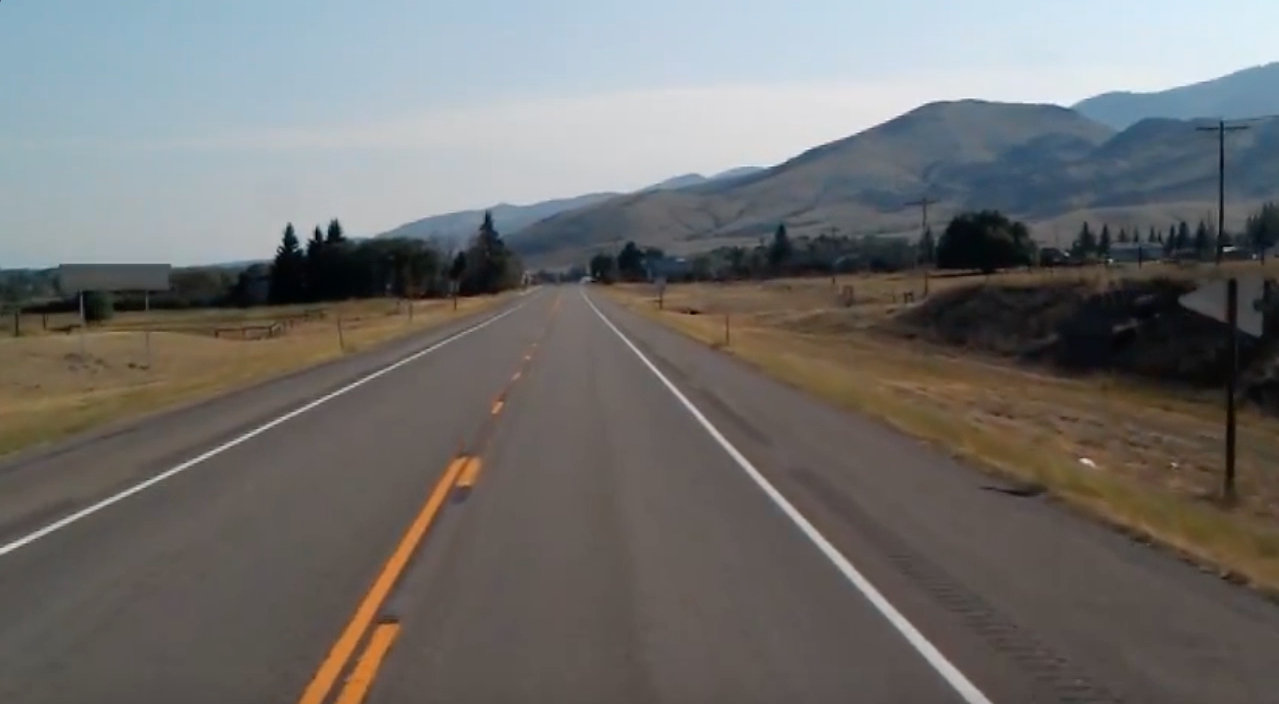
#> input picture test_image.jpg, 1279 x 704 px
$ python -i gradients.py   (imports and definitions only)   (older library calls are emulated)
#> lines starting #> are read from the running program, lines starting #| are printed output that depends on the picture; after the words box and inside, x2 and y2 are one past the last pixel; in counts of white or black regions, pixels touching at a corner belong together
import numpy as np
import cv2


def gradient_abs_value_mask(image, sobel_kernel=3, axis='x', threshold=(0, 255)):
    """
    Masks the image based on gradient absolute value.
    Parameters
    ----------
    image           : Image to mask.
    sobel_kernel    : Kernel of the Sobel gradient operation.
    axis            : Axis of the gradient, 'x' or 'y'.
    threshold       : Value threshold for it to make it to appear in the mask.
    Returns
    -------
    Image mask with 1s in activations and 0 in other pixels.
    """
    # Take the absolute value of derivative in x or y given orient = 'x' or 'y'
    if axis == 'x':
        sobel = np.absolute(cv2.Sobel(image, cv2.CV_64F, 1, 0, ksize=sobel_kernel))
    if axis == 'y':
        sobel = np.absolute(cv2.Sobel(image, cv2.CV_64F, 0, 1, ksize=sobel_kernel))
    # Scale to 8-bit (0 - 255) then convert to type = np.uint8
    sobel = np.uint8(255 * sobel / np.max(sobel))
    # Create a mask of 1's where the scaled gradient magnitude is > thresh_min and < thresh_max
    mask = np.zeros_like(sobel)
    # Return this mask as your binary_output image
    mask[(sobel >= threshold[0]) & (sobel <= threshold[1])] = 1
    return mask

def gradient_magnitude_mask(image, sobel_kernel=3, threshold=(0, 255)):
    """
    Masks the image based on gradient magnitude.
    Parameters
    ----------
    image           : Image to mask.
    sobel_kernel    : Kernel of the Sobel gradient operation.
    threshold       : Magnitude threshold for it to make it to appear in the mask.
    Returns
    -------
    Image mask with 1s in activations and 0 in other pixels.
    """
    # Take the gradient in x and y separately
    sobel_x = cv2.Sobel(image, cv2.CV_64F, 1, 0, ksize=sobel_kernel)
    sobel_y = cv2.Sobel(image, cv2.CV_64F, 0, 1, ksize=sobel_kernel)
    # Calculate the magnitude
    magnitude = np.sqrt(sobel_x ** 2 + sobel_y ** 2)
    # Scale to 8-bit (0 - 255) and convert to type = np.uint8
    magnitude = (magnitude * 255 / np.max(magnitude)).astype(np.uint8)
    # Create a binary mask where mag thresholds are met
    mask = np.zeros_like(magnitude)
    mask[(magnitude >= threshold[0]) & (magnitude <= threshold[1])] = 1
    # Return this mask as your binary_output image
    return mask

def gradient_direction_mask(image, sobel_kernel=3, threshold=(0, np.pi / 2)):
    """
    Masks the image based on gradient direction.
    Parameters
    ----------
    image           : Image to mask.
    sobel_kernel    : Kernel of the Sobel gradient operation.
    threshold       : Direction threshold for it to make it to appear in the mask.
    Returns
    -------
    Image mask with 1s in activations and 0 in other pixels.
    """
    # Take the gradient in x and y separately
    sobel_x = cv2.Sobel(image, cv2.CV_64F, 1, 0, ksize=sobel_kernel)
    sobel_y = cv2.Sobel(image, cv2.CV_64F, 0, 1, ksize=sobel_kernel)
    # Take the absolute value of the x and y gradients and calculate the direction of the gradient
    direction = np.arctan2(np.absolute(sobel_y), np.absolute(sobel_x))
    # Create a binary mask where direction thresholds are met
    mask = np.zeros_like(direction)
    # Return this mask as your binary_output image
    mask[(direction >= threshold[0]) & (direction <= threshold[1])] = 1
    return mask

def color_threshold_mask(image, threshold=(0, 255)):
    """
    Masks the image based on color intensity.
    Parameters
    ----------
    image           : Image to mask.
    threshold       : Color intensity threshold.
    Returns
    -------
    Image mask with 1s in activations and 0 in other pixels.
    """
    mask = np.zeros_like(image)
    mask[(image > threshold[0]) & (image <= threshold[1])] = 1
    return mask

def get_edges(image, separate_channels=False):
    """
    Masks the image based on a composition of edge detectors: gradient value,
    gradient magnitude, gradient direction and color.
    Parameters
    ----------
    image               : Image to mask.
    separate_channels   : Flag indicating if we need to put masks in different color channels.
    Returns
    -------
    Image mask with 1s in activations and 0 in other pixels.
    """
#> called with separate_channels = False
    # Convert to HLS color space and separate required channel
    hls = cv2.cvtColor(np.copy(image), cv2.COLOR_RGB2HLS).astype(np.float)
    s_channel = hls[:, :, 2]
    # Get a combination of all gradient thresholding masks
    gradient_x = gradient_abs_value_mask(s_channel, axis='x', sobel_kernel=3, threshold=(20, 100))
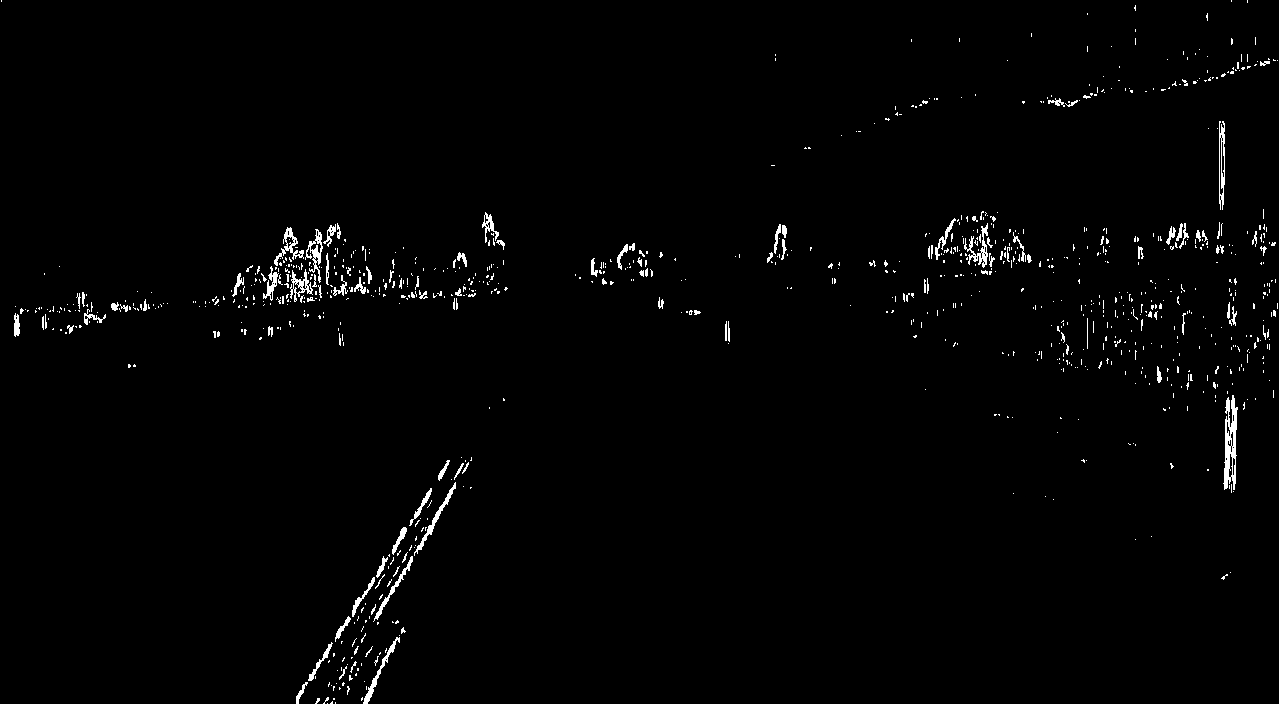
#> gradient_x: shape (704, 1279); values 0 (black) and 1 (white), 1.4% white in thin lines or dots
    gradient_y = gradient_abs_value_mask(s_channel, axis='y', sobel_kernel=3, threshold=(20, 100))
#> gradient_y: shape (704, 1279); values 0 (black) and 1 (white), 2.7% white in thin lines or dots
    magnitude = gradient_magnitude_mask(s_channel, sobel_kernel=3, threshold=(20, 100))
#> in gradient_magnitude_mask, `sobel_y = cv2.Sobel(image, cv2.CV_64F, 0, 1, ksize=sobel_kernel)`:
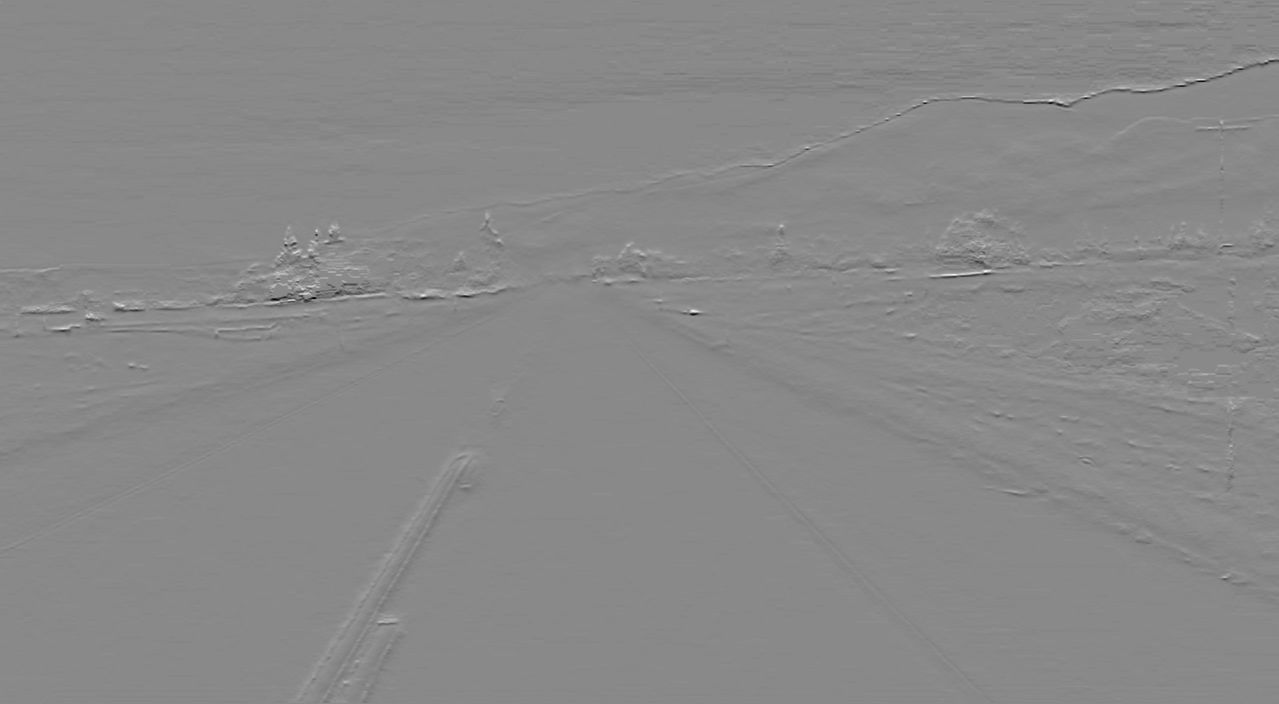
#> sobel_y: shape (704, 1279) float64; min -827, max 711, mean -1; drawn with min black and max white
#> magnitude: shape (704, 1279); values 0 (black) and 1 (white), 3.4% white; 925 white regions (763 under 20 px), largest, box (x1, y1, x2, y2) and area: (205, 223, 405, 308) 4441, (903, 54, 1279, 113) 1901, (923, 210, 1006, 296) 1891
    direction = gradient_direction_mask(s_channel, sobel_kernel=3, threshold=(0.7, 1.3))
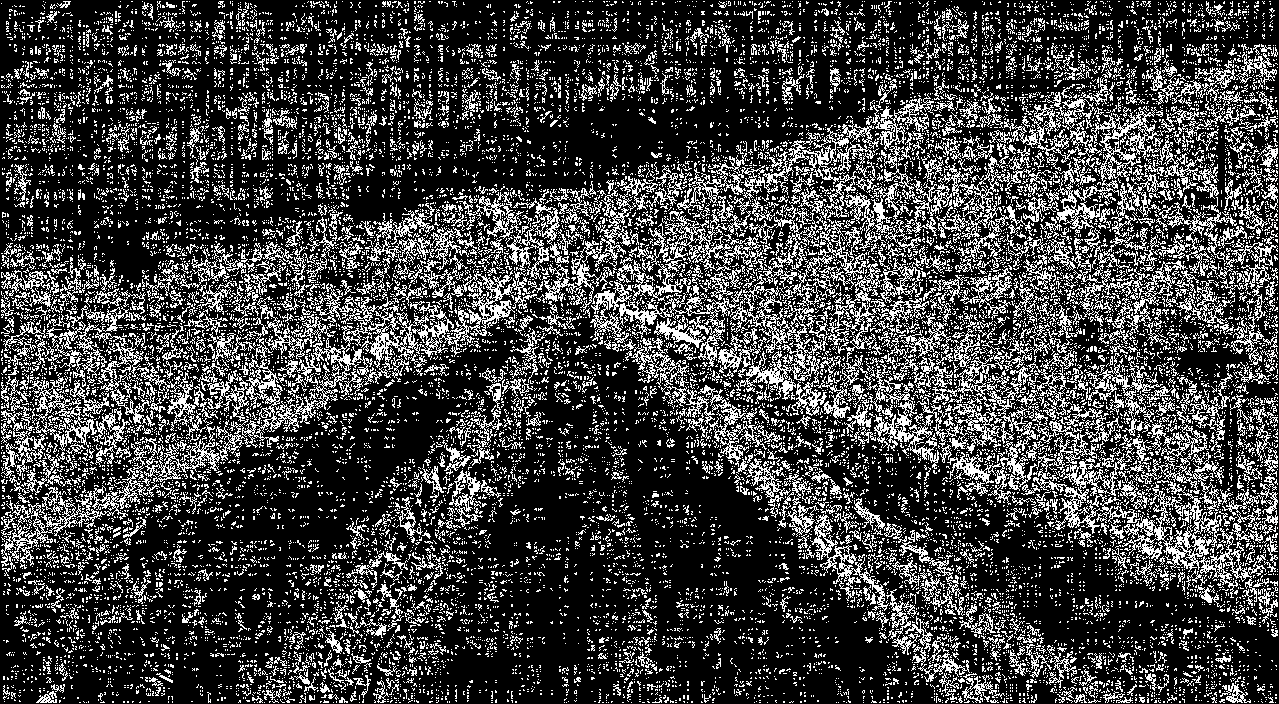
#> direction: shape (704, 1279) float64; values 0 (black) and 1 (white), 25.4% white in thin lines or dots
    gradient_mask = np.zeros_like(s_channel)
    gradient_mask[((gradient_x == 1) & (gradient_y == 1)) | ((magnitude == 1) & (direction == 1))] = 1
    # Get a color thresholding mask
    color_mask = color_threshold_mask(s_channel, threshold=(170, 255))
#> color_mask: shape (704, 1279) float64; values 0 (black) and 1 (white), 0.44% white; 65 white regions (50 under 20 px), largest, box (x1, y1, x2, y2) and area: (1132, 0, 1216, 25) 1415, (270, 268, 361, 300) 1340, (966, 241, 986, 264) 236

    if separate_channels:
        return np.dstack((np.zeros_like(s_channel), gradient_mask, color_mask))
    else:
        mask = np.zeros_like(gradient_mask)
        mask[(gradient_mask == 1) | (color_mask == 1)] = 1
        return mask

>>> import cv2
>>> picture = cv2.cvtColor(cv2.imread('test_image.jpg'), cv2.COLOR_BGR2RGB)
>>> result = get_edges(picture)
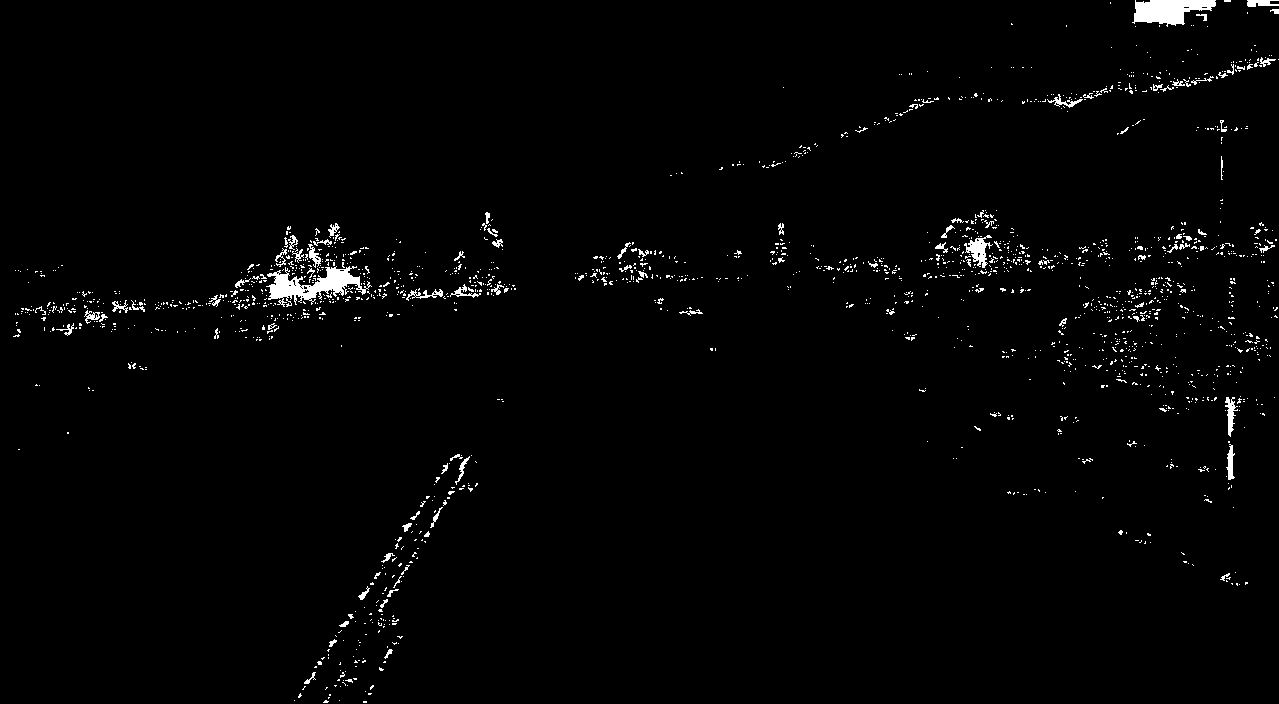
#> result: shape (704, 1279) float64; values 0 (black) and 1 (white), 1.6% white; 1865 white regions (1767 under 20 px), largest, box (x1, y1, x2, y2) and area: (266, 266, 372, 307) 1794, (1132, 0, 1216, 27) 1433, (964, 235, 993, 268) 413
